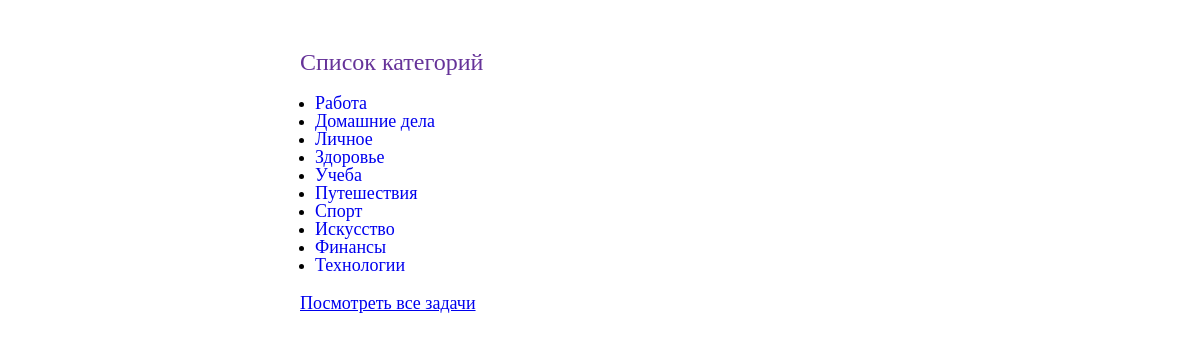
The page /category/ on the database its author committed.
### todo/models.py (models this page shows, shortened)
class Category(models.Model):
    name = models.CharField(max_length=255, verbose_name='Название категории')
    class Meta:
        verbose_name = 'Категория'
        verbose_name_plural = 'Категории'

### todo/views.py (the view)
# urls.py: path('category/', views.category_list, name='category_list'),
def category_list(request):
    categories = Category.objects.all()
    tasks = Task.objects.all()
    return render(request, 'todo/category_list.html', {'categories': categories, 'tasks': tasks})

### todo/templates/todo/category_list.html (shortened to what this page needs)
{% extends 'todo/base.html' %}
{% block content %}
    <div class="container">
        <h1>Список категорий</h1>
        <ul>
            {% if categories %}
                {% for category in categories %}
                    <li><a href="{% url 'tasks_by_category' category_id=category.id %}">{{ category.name }}</a></li>
                {% endfor %}
            {% else %}
                <li>Нет доступных категорий.</li>
            {% endif %}
        </ul>
        {% if tasks %}
            <a class="tasks-link" href="{% url 'tasks_list' %}"> Посмотреть все задачи </a>
        {% endif %}
    </div>
{% endblock %}

### todo/static/todo/style.css (style rules this page uses)
html, body, div, span, applet, object, iframe, h1, h2, h3, h4, h5, h6, p, blockquote, pre, a, abbr, acronym, address, big, cite, code, del, dfn, em, img, ins, kbd, q, s, samp, small, strike, strong, sub, sup, tt, var, b, u, i, center, dl, dt, dd, ol, ul, li, fieldset, form, label, legend, table, caption, tbody, tfoot, thead, tr, th, td, article, aside, canvas, details, embed, figure, figcaption, footer, header, hgroup, menu, nav, output, ruby, section, summary, time, mark, audio, video { margin: 0; padding: 0; border: 0; font-size: 100%; font: inherit; vertical-align: baseline; }
body { line-height: 1; }
h1 { color: rebeccapurple; margin-bottom: 20px; font-size: 24px; }
ul { padding-left: 15px; }
a { text-decoration: none; font-size: 18px; }
.container { display: flex; flex-direction: column; margin: 0 auto; max-width: 50%; }
.tasks-link { margin-top: 20px; text-decoration: underline; }

### rows shown on the page
Category: name "Работа"
Category: name "Домашние дела"
Category: name "Личное"
Category: name "Здоровье"
Category: name "Учеба"
Category: name "Путешествия"
Category: name "Спорт"
Category: name "Искусство"
Category: name "Финансы"
Category: name "Технологии"
